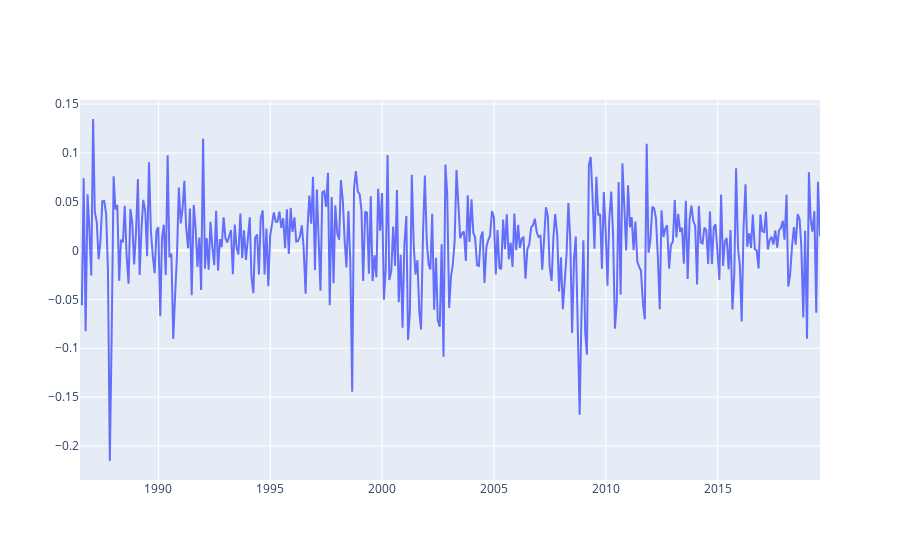

The notebook cell this image was saved under:
### Markdown cell above
# Monthly returns

### Code cell
sp5_m = pd.read_csv("/home/vpoduri/Site/SPTR.csv")                         # S&P 500 Total Return month-end index values
sp5_m = sp5_m.set_index(pd.to_datetime(sp5_m['Date']))    # Converting Date column to datetime index
sp5_m.drop(columns='Date', inplace=True)

sp5_m['Return'] = sp5_m['SPTR'].pct_change()
#sp5_m.head()

mret = sp5_m['Return']
s1 = mret.describe()
12*s1['mean'],np.sqrt(12)*s1['std']      # Annualized mean and volatility

plotly.offline.iplot([go.Scatter(x=mret.index,y=mret)])

### Figure 1 — Plotly figure (JSON) as saved in the notebook; plotly's stock layout.template omitted (floating-point values rounded to 4 significant figures; data arrays with more than 128 entries replaced by an {"elided": "..."} marker saying what was removed)
{"data": [{"type": "scatter", "x": {"elided": "398 str values"}, "y": {"elided": "398 float values"}}], "layout": {}}
